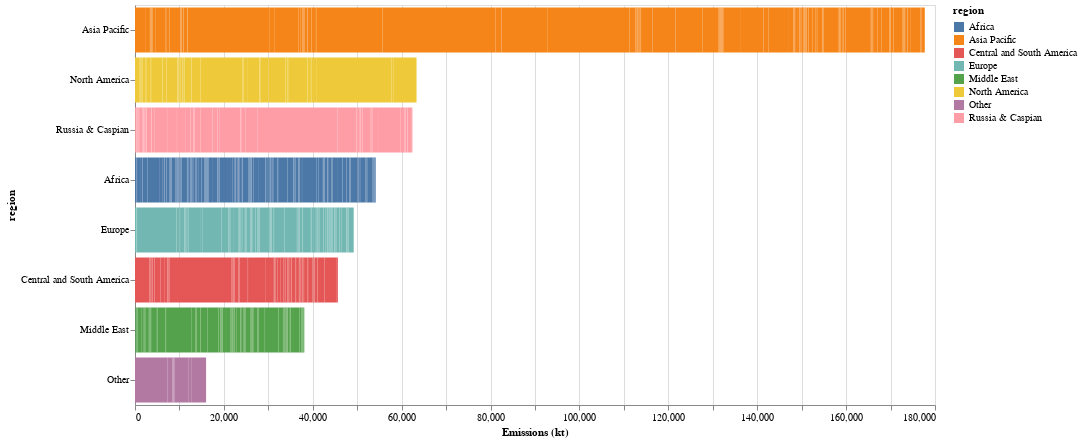

This figure's notebook cell:
### Code cell
hist2 = alt.Chart(base_dados_sem_world).mark_bar().encode(
    alt.X('emissions:Q', title='Emissions (kt)'),
    alt.Y('region:N', title='region', sort=alt.EncodingSortField(field='emissions', order='descending')),
    color='region',
).properties(
    width=800,
    height=400
)
hist2

### Figure 1 — Vega-Lite specification as saved in the notebook (floating-point values rounded to 4 significant figures; data arrays with more than 128 entries replaced by an {"elided": "..."} marker saying what was removed)
{"config": {"view": {"continuousWidth": 400, "continuousHeight": 300}}, "data": {"name": "data-bddfc3664ff23334b07517f608e37846"}, "mark": "bar", "encoding": {"color": {"field": "region", "type": "nominal"}, "x": {"field": "emissions", "title": "Emissions (kt)", "type": "quantitative"}, "y": {"field": "region", "sort": {"field": "emissions", "order": "descending"}, "title": "region", "type": "nominal"}}, "height": 400, "width": 800, "$schema": "https://vega.github.io/schema/vega-lite/v4.17.0.json", "datasets": {"data-bddfc3664ff23334b07517f608e37846": {"elided": "1526 records"}}}
